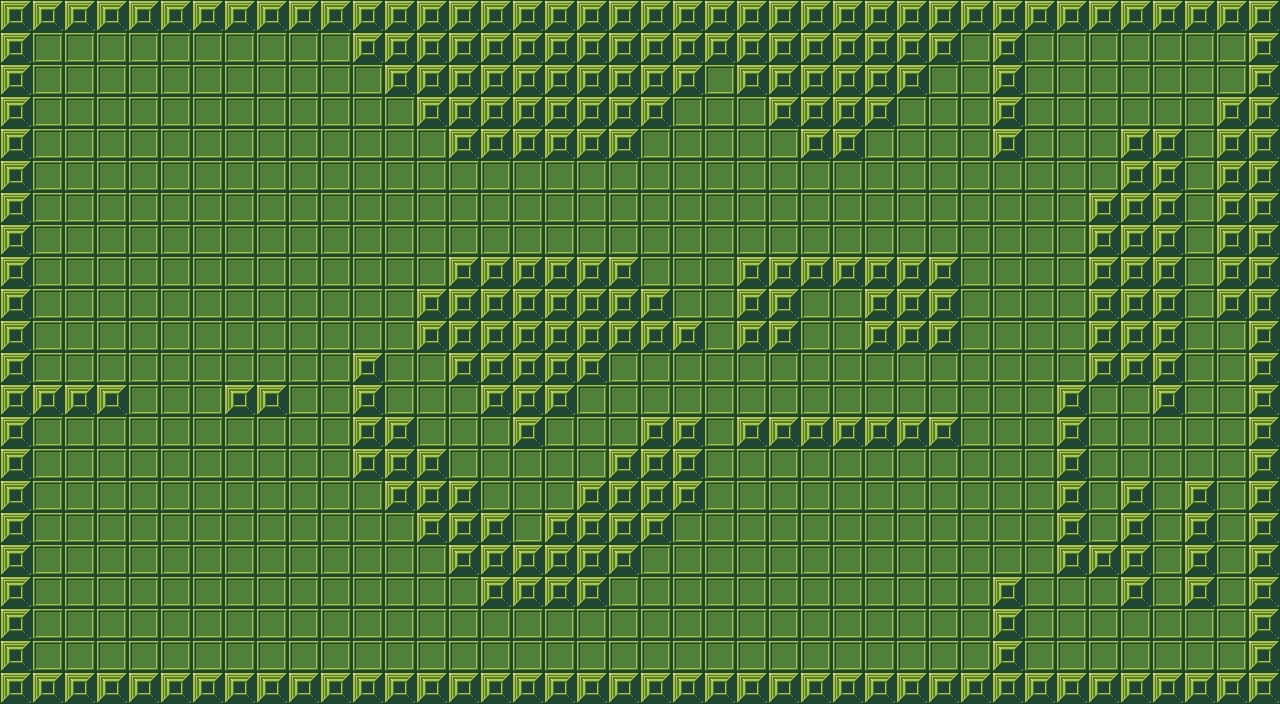

A level layout from a 2D game, rendered from its tile map. Below: a short description, then the map file with tile-grid data replaced by summaries:
An orthogonal 40x22 tile map with 32x32 px tiles, 1 tile layer (Tile Layer 1).

<map version="1.0" orientation="orthogonal" width="40" height="22" tilewidth="32" tileheight="32">
 <tileset firstgid="1" name="fantasy_tileset" tilewidth="32" tileheight="32">
  <image source="fantasy_tileset.png" width="256" height="832" />
 </tileset>
 <layer name="Tile Layer 1" width="40" height="22">
  <data>[880 cells, 880 non-empty, 2 distinct tile ids]</data>
 </layer>
</map>